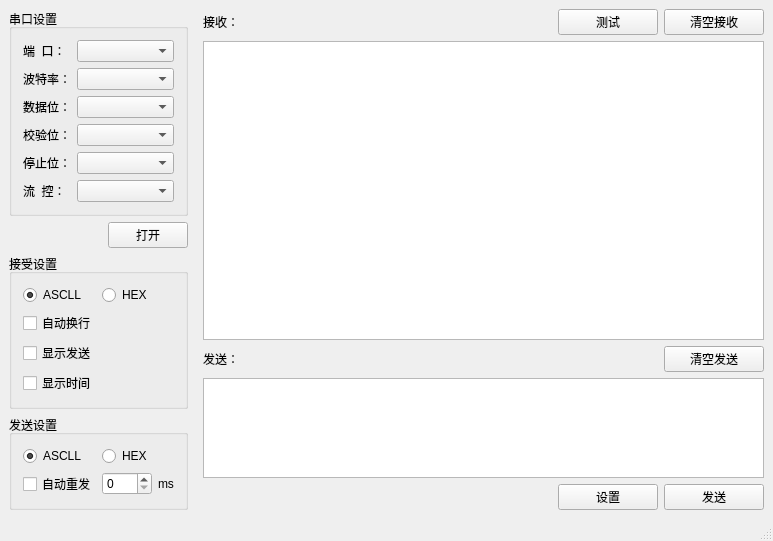
<?xml version="1.0" encoding="UTF-8"?>
<ui version="4.0">
 <class>MainWindow</class>
 <widget class="QMainWindow" name="MainWindow">
  <property name="geometry">
   <rect>
    <x>0</x>
    <y>0</y>
    <width>773</width>
    <height>516</height>
   </rect>
  </property>
  <property name="maximumSize">
   <size>
    <width>16777215</width>
    <height>16777215</height>
   </size>
  </property>
  <property name="windowTitle">
   <string>MainWindow</string>
  </property>
  <widget class="QWidget" name="centralWidget">
   <layout class="QGridLayout" name="gridLayout_11" columnstretch="1,10">
    <property name="leftMargin">
     <number>0</number>
    </property>
    <property name="topMargin">
     <number>0</number>
    </property>
    <property name="rightMargin">
     <number>0</number>
    </property>
    <property name="bottomMargin">
     <number>0</number>
    </property>
    <item row="0" column="0">
     <widget class="QWidget" name="widget" native="true">
      <layout class="QGridLayout" name="gridLayout_10">
       <property name="leftMargin">
        <number>9</number>
       </property>
       <property name="topMargin">
        <number>9</number>
       </property>
       <property name="rightMargin">
        <number>9</number>
       </property>
       <property name="bottomMargin">
        <number>9</number>
       </property>
       <item row="0" column="0" rowspan="2" colspan="2">
        <layout class="QGridLayout" name="gridLayout_9">
         <item row="0" column="0">
          <layout class="QGridLayout" name="gridLayout_7">
           <item row="0" column="0">
            <widget class="QGroupBox" name="groupBox">
             <property name="title">
              <string>串口设置</string>
             </property>
             <layout class="QGridLayout" name="gridLayout_8">
              <item row="0" column="0">
               <layout class="QGridLayout" name="gridLayout" columnstretch="1,5">
                <item row="0" column="0">
                 <widget class="QLabel" name="label_3">
                  <property name="text">
                   <string>端  口：</string>
                  </property>
                 </widget>
                </item>
                <item row="0" column="1">
                 <widget class="QComboBox" name="comboBox"/>
                </item>
                <item row="1" column="0">
                 <widget class="QLabel" name="label_4">
                  <property name="text">
                   <string>波特率：</string>
                  </property>
                 </widget>
                </item>
                <item row="1" column="1">
                 <widget class="QComboBox" name="comboBox_2"/>
                </item>
                <item row="2" column="0">
                 <widget class="QLabel" name="label_5">
                  <property name="text">
                   <string>数据位：</string>
                  </property>
                 </widget>
                </item>
                <item row="2" column="1">
                 <widget class="QComboBox" name="comboBox_3"/>
                </item>
                <item row="3" column="0">
                 <widget class="QLabel" name="label_6">
                  <property name="text">
                   <string>校验位：</string>
                  </property>
                 </widget>
                </item>
                <item row="3" column="1">
                 <widget class="QComboBox" name="comboBox_4"/>
                </item>
                <item row="4" column="0">
                 <widget class="QLabel" name="label_7">
                  <property name="text">
                   <string>停止位：</string>
                  </property>
                 </widget>
                </item>
                <item row="4" column="1">
                 <widget class="QComboBox" name="comboBox_5"/>
                </item>
                <item row="5" column="0">
                 <widget class="QLabel" name="label_8">
                  <property name="text">
                   <string>流  控：</string>
                  </property>
                 </widget>
                </item>
                <item row="5" column="1">
                 <widget class="QComboBox" name="comboBox_6"/>
                </item>
               </layout>
              </item>
             </layout>
            </widget>
           </item>
           <item row="1" column="0">
            <layout class="QGridLayout" name="gridLayout_4">
             <item row="0" column="0">
              <spacer name="horizontalSpacer">
               <property name="orientation">
                <enum>Qt::Horizontal</enum>
               </property>
               <property name="sizeHint" stdset="0">
                <size>
                 <width>40</width>
                 <height>20</height>
                </size>
               </property>
              </spacer>
             </item>
             <item row="0" column="1">
              <widget class="QPushButton" name="pushButton_2">
               <property name="text">
                <string>打开</string>
               </property>
              </widget>
             </item>
            </layout>
           </item>
           <item row="2" column="0">
            <widget class="QGroupBox" name="groupBox_2">
             <property name="title">
              <string>接受设置</string>
             </property>
             <layout class="QGridLayout" name="gridLayout_5">
              <item row="0" column="0">
               <widget class="QRadioButton" name="radioButton">
                <property name="text">
                 <string>ASCLL</string>
                </property>
                <property name="checked">
                 <bool>true</bool>
                </property>
               </widget>
              </item>
              <item row="0" column="1">
               <widget class="QRadioButton" name="radioButton_2">
                <property name="text">
                 <string>HEX</string>
                </property>
               </widget>
              </item>
              <item row="1" column="0" colspan="2">
               <layout class="QGridLayout" name="gridLayout_2">
                <item row="0" column="0">
                 <widget class="QCheckBox" name="checkBox">
                  <property name="text">
                   <string>自动换行</string>
                  </property>
                 </widget>
                </item>
                <item row="1" column="0">
                 <widget class="QCheckBox" name="checkBox_2">
                  <property name="text">
                   <string>显示发送</string>
                  </property>
                 </widget>
                </item>
                <item row="2" column="0">
                 <widget class="QCheckBox" name="checkBox_3">
                  <property name="text">
                   <string>显示时间</string>
                  </property>
                 </widget>
                </item>
               </layout>
              </item>
             </layout>
            </widget>
           </item>
           <item row="3" column="0">
            <widget class="QGroupBox" name="groupBox_3">
             <property name="title">
              <string>发送设置</string>
             </property>
             <layout class="QGridLayout" name="gridLayout_6">
              <item row="0" column="0">
               <widget class="QRadioButton" name="radioButton_3">
                <property name="text">
                 <string>ASCLL</string>
                </property>
                <property name="checked">
                 <bool>true</bool>
                </property>
               </widget>
              </item>
              <item row="0" column="1">
               <widget class="QRadioButton" name="radioButton_4">
                <property name="text">
                 <string>HEX</string>
                </property>
               </widget>
              </item>
              <item row="1" column="0">
               <widget class="QCheckBox" name="checkBox_4">
                <property name="text">
                 <string>自动重发</string>
                </property>
               </widget>
              </item>
              <item row="1" column="1">
               <widget class="QSpinBox" name="spinBox"/>
              </item>
              <item row="1" column="2">
               <widget class="QLabel" name="label_9">
                <property name="text">
                 <string>ms</string>
                </property>
               </widget>
              </item>
             </layout>
            </widget>
           </item>
          </layout>
         </item>
         <item row="1" column="0">
          <spacer name="verticalSpacer_2">
           <property name="orientation">
            <enum>Qt::Vertical</enum>
           </property>
           <property name="sizeHint" stdset="0">
            <size>
             <width>20</width>
             <height>13</height>
            </size>
           </property>
          </spacer>
         </item>
        </layout>
       </item>
      </layout>
     </widget>
    </item>
    <item row="0" column="1">
     <widget class="QWidget" name="widget_2" native="true">
      <layout class="QGridLayout" name="gridLayout_3" rowstretch="1,15,1,5,1">
       <property name="leftMargin">
        <number>0</number>
       </property>
       <property name="topMargin">
        <number>9</number>
       </property>
       <property name="rightMargin">
        <number>9</number>
       </property>
       <property name="bottomMargin">
        <number>9</number>
       </property>
       <item row="0" column="0">
        <widget class="QLabel" name="label">
         <property name="text">
          <string>接收：</string>
         </property>
        </widget>
       </item>
       <item row="4" column="2">
        <widget class="QPushButton" name="pushButton">
         <property name="maximumSize">
          <size>
           <width>100</width>
           <height>16777215</height>
          </size>
         </property>
         <property name="text">
          <string>发送</string>
         </property>
        </widget>
       </item>
       <item row="3" column="0" colspan="3">
        <widget class="QTextEdit" name="textEdit_2"/>
       </item>
       <item row="1" column="0" colspan="3">
        <widget class="QTextEdit" name="textEdit"/>
       </item>
       <item row="2" column="0">
        <widget class="QLabel" name="label_2">
         <property name="text">
          <string>发送：</string>
         </property>
        </widget>
       </item>
       <item row="4" column="1">
        <widget class="QPushButton" name="pushButton_3">
         <property name="maximumSize">
          <size>
           <width>100</width>
           <height>16777215</height>
          </size>
         </property>
         <property name="text">
          <string>设置</string>
         </property>
        </widget>
       </item>
       <item row="0" column="2">
        <widget class="QPushButton" name="pushButton_4">
         <property name="text">
          <string>清空接收</string>
         </property>
        </widget>
       </item>
       <item row="2" column="2">
        <widget class="QPushButton" name="pushButton_5">
         <property name="text">
          <string>清空发送</string>
         </property>
        </widget>
       </item>
       <item row="0" column="1">
        <widget class="QPushButton" name="pushButton_6">
         <property name="text">
          <string>测试</string>
         </property>
        </widget>
       </item>
      </layout>
     </widget>
    </item>
   </layout>
  </widget>
  <widget class="QStatusBar" name="statusBar">
   <property name="maximumSize">
    <size>
     <width>16777215</width>
     <height>30</height>
    </size>
   </property>
  </widget>
 </widget>
 <layoutdefault spacing="6" margin="11"/>
 <resources/>
 <connections/>
</ui>
